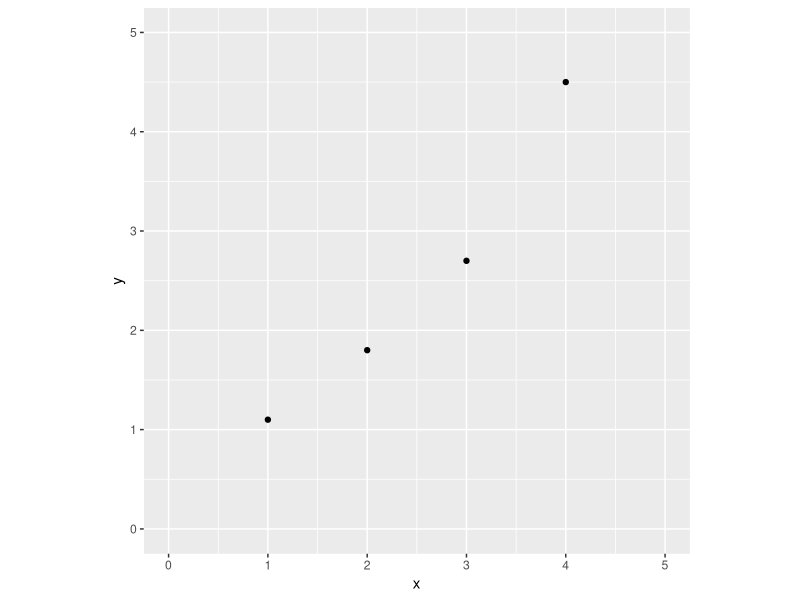
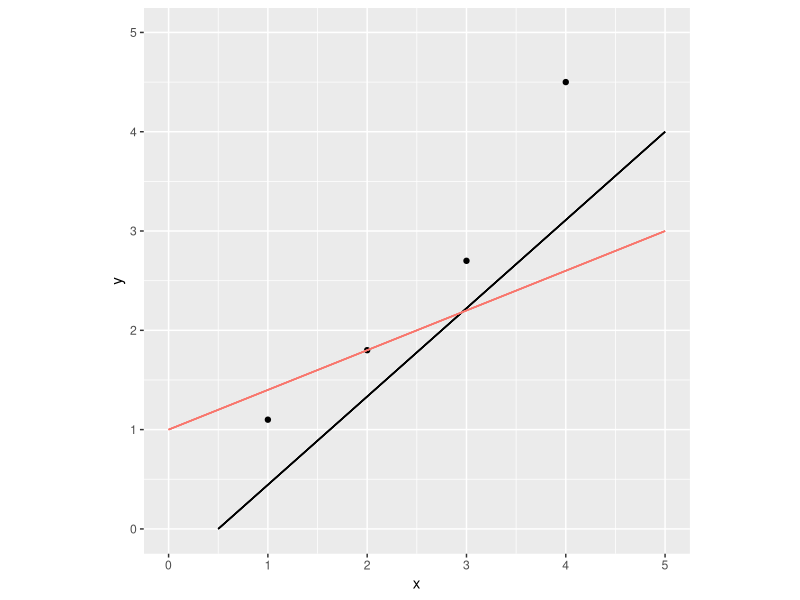
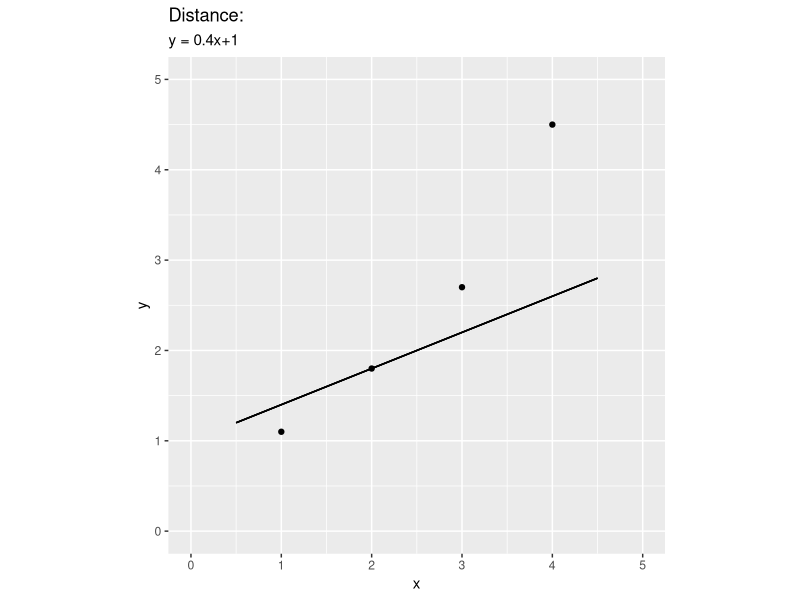
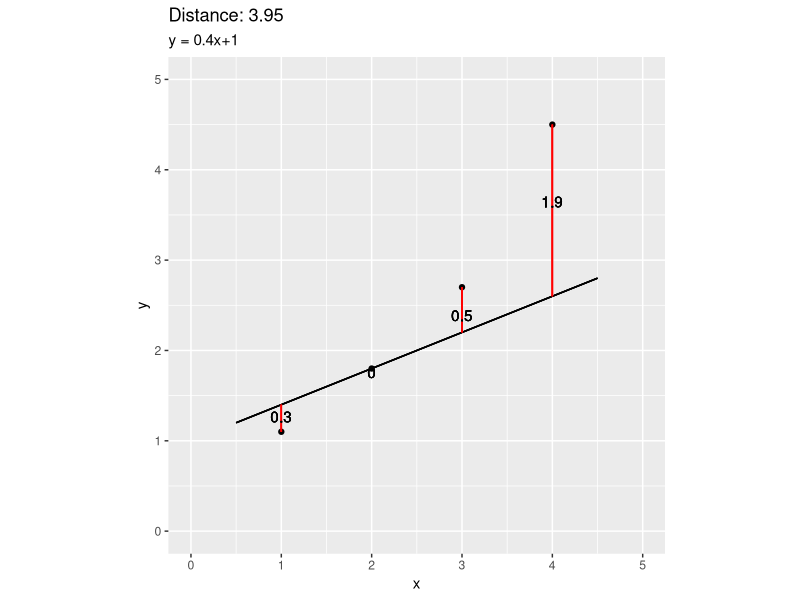
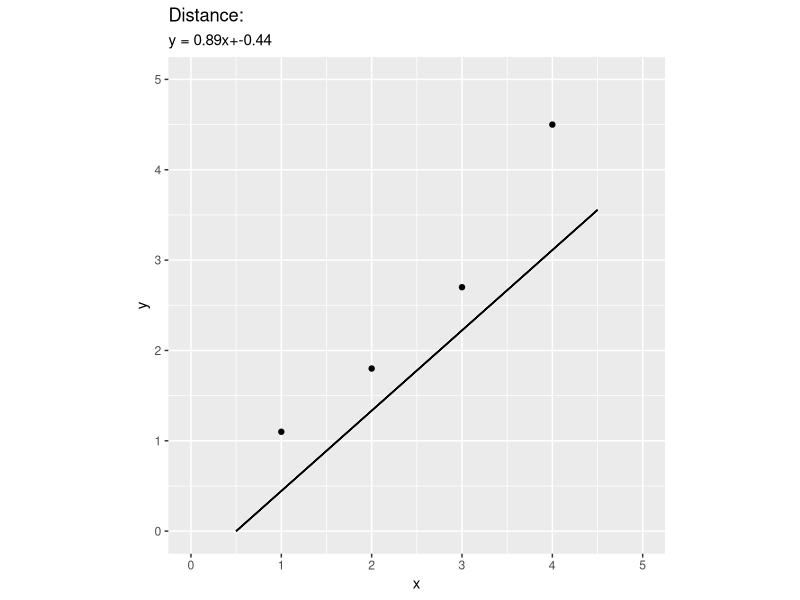
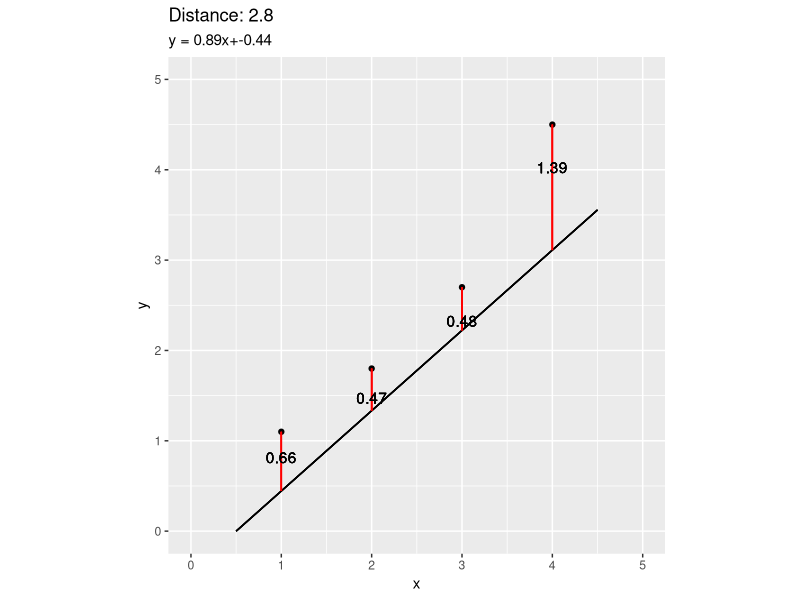
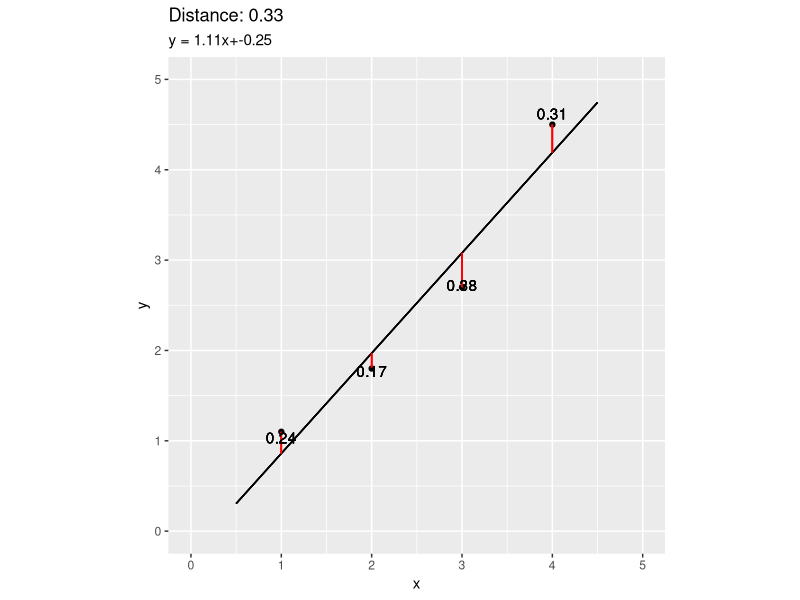
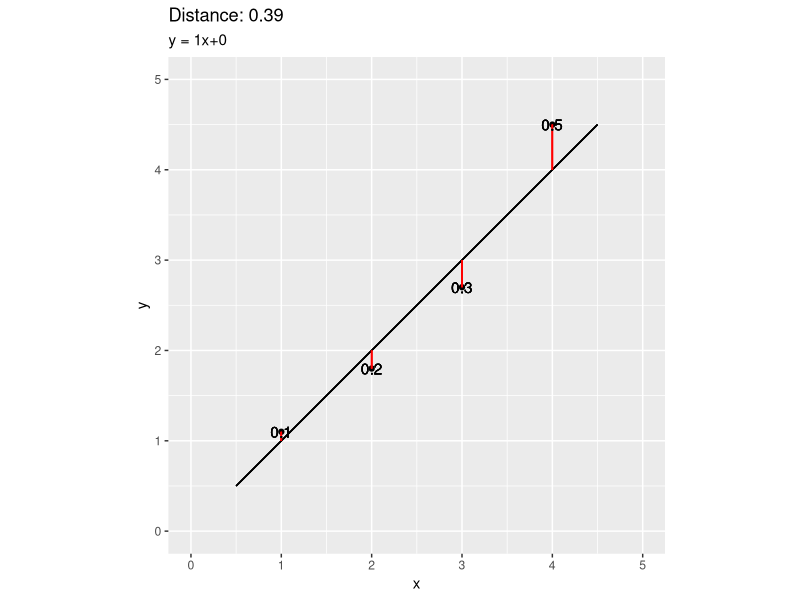

These charts were generated, in order, by the following R code:
## ---- chunk 1
knitr::opts_chunk$set(echo = FALSE, warning = FALSE, message = FALSE)
## ---- chunk 2
library(tidyverse)
library(ggplot2)

x = c(1,2,3,4)
y = c(1.1, 1.8, 2.7, 4.5)

d1 = as_tibble(data.frame(
     x = x, 
     y = y))

# functions
plot_line <- function(x1, y1, x2, y2)
  
{
  slope = (y2-y1)/(x2-x1)
  intercept =  y1 - slope*x1
  f = function(xx){return(xx*slope + intercept)}
  
  pp = ggplot(data = d1, aes(x = x, y=y))+
  geom_point()+
    geom_segment(aes(x = 0.5, y = f(0.5), xend = 4.5, yend = f(4.5)))+
    labs(title = paste("Distance:"),
         subtitle = paste0("y = ", round(slope,2), "x+", round(intercept,2)))+
    xlim(0,5)+
    ylim(0,5)+
    coord_fixed()

  print(pp)

}

plot_line2 <- function(x1, y1, x2, y2)
{
slope = (y2-y1)/(x2-x1)
intercept =  y1 - slope*x1

f = function(xx){return(xx*slope + intercept)}

squared_errors = sum((y-f(x))^2)

pp = ggplot(data = d1, aes(x = x, y=y))+
  geom_point()+
  geom_segment(aes(x = 0.5, y = f(0.5), xend = 4.5, yend = f(4.5)))+
  geom_segment(aes(x = x[1], y = y[1], xend = x[1], yend = f(x[1])), color = 'red')+
  geom_segment(aes(x = x[2], y = y[2], xend = x[2], yend = f(x[2])), color = 'red')+
  geom_segment(aes(x = x[3], y = y[3], xend = x[3], yend = f(x[3])), color = 'red')+
  geom_segment(aes(x = x[4], y = y[4], xend = x[4], yend = f(x[4])), color = 'red')+
  geom_text(x = x[1], y = .5*(y[1]+f(y[1])), label = paste(round(abs(y[1]-f(x[1])),2)))+
  geom_text(x = x[2], y = .5*(y[2]+f(y[2])), label = paste(round(abs(y[2]-f(x[2])),2)))+
  geom_text(x = x[3], y = .5*(y[3]+f(y[3])), label = paste(round(abs(y[3]-f(x[3])),2)))+
  geom_text(x = x[4], y = .5*(y[4]+f(y[4])), label = paste(round(abs(y[4]-f(x[4])),2)))+
  labs(title = paste("Distance:", round(squared_errors,2)),
         subtitle = paste0("y = ", round(slope,2), "x+", round(intercept,2)))+
  xlim(0,5)+
  ylim(0,5)+
  coord_fixed()

print(pp)

}

plot_line3 <- function()
  
{
  l = lm(y~x) 
slope = l$coefficients[2]
intercept =  l$coefficients[1]
f = function(xx){return(xx*slope + intercept)}
squared_errors = sum((y-f(x))^2)
pp = ggplot(data = d1, aes(x = x, y=y))+
  geom_point()+
  geom_segment(aes(x = 0.5, y = f(0.5), xend = 4.5, yend = f(4.5)))+
  geom_segment(aes(x = x[1], y = y[1], xend = x[1], yend = f(x[1])), color = 'red')+
  geom_segment(aes(x = x[2], y = y[2], xend = x[2], yend = f(x[2])), color = 'red')+
  geom_segment(aes(x = x[3], y = y[3], xend = x[3], yend = f(x[3])), color = 'red')+
  geom_segment(aes(x = x[4], y = y[4], xend = x[4], yend = f(x[4])), color = 'red')+
  geom_text(x = x[1], y = .5*(y[1]+f(y[1])), label = paste(round(abs(y[1]-f(x[1])),2)))+
  geom_text(x = x[2], y = .5*(y[2]+f(y[2])), label = paste(round(abs(y[2]-f(x[2])),2)))+
  geom_text(x = x[3], y = .5*(y[3]+f(y[3])), label = paste(round(abs(y[3]-f(x[3])),2)))+
  geom_text(x = x[4], y = .5*(y[4]+f(y[4])), label = paste(round(abs(y[4]-f(x[4])),2)))+
  labs(title = paste("Distance:", round(squared_errors,2)),
         subtitle = paste0("y = ", round(slope,2), "x+", round(intercept,2)))+
  xlim(0,5)+
  ylim(0,5)+
  coord_fixed()

print(pp)

}

## ---- chunk 3
# ploting the point

plot_line0 = function()
{
  ggplot(data = d1, aes(x = x, y=y))+
  geom_point()+
    xlim(0,5)+
    ylim(0,5)+
    coord_fixed()}

plot_line0()

## ---- chunk 4
x1 = 0
y1 = 1
x2 = 5
y2 = 3

a1 = 0.5
b1 = 0
a2 = 5
b2 = 4

ggplot(data = d1, aes(x = x, y=y))+
  geom_point()+
  geom_segment(aes(x = a1, y = b1, xend = a2, yend = b2))+
  geom_segment(aes(x = x1, y = y1, xend = x2, yend = y2, color = 'red'))+
  xlim(0,5)+
  ylim(0,5)+
  coord_fixed()+
  theme(legend.position="none")

## ---- chunk 5
plot_line(x1, y1, x2, y2)
## ---- chunk 6
plot_line2(x1, y1, x2, y2)
## ---- chunk 7
plot_line(a1, b1, a2, b2)
## ---- chunk 8
plot_line2(a1, b1, a2, b2)
## ---- chunk 9
plot_line3()
## ---- chunk 10
plot_line2(0, 0, 5, 5)
## ---- chunk 11
plot_line2(0, 1, 5, 4)
## ---- chunk 12
plot_line2(0, 2, 5, 3)
## ---- chunk 13
plot_line2(0, 3, 5, 2)
